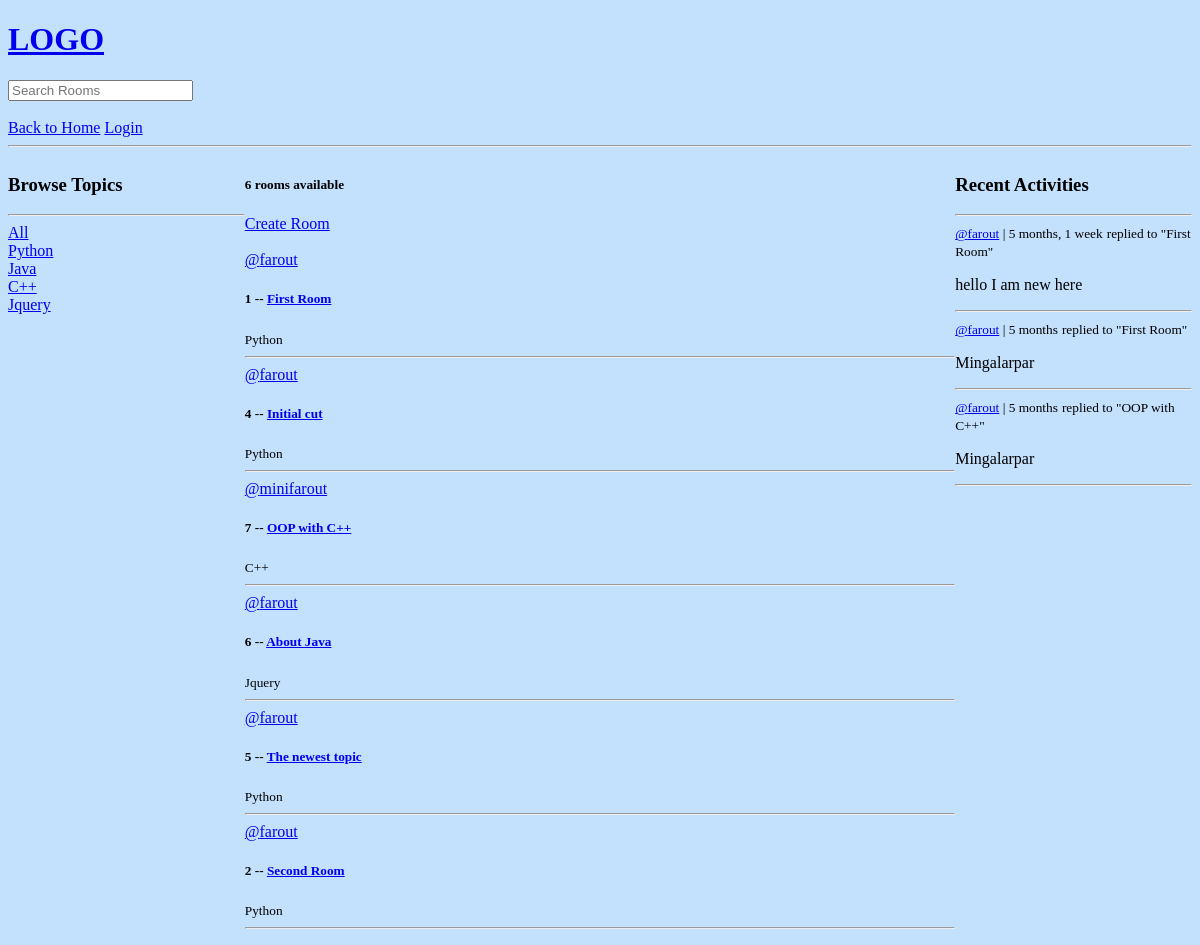
/, run on an earlier commit of the app's database.
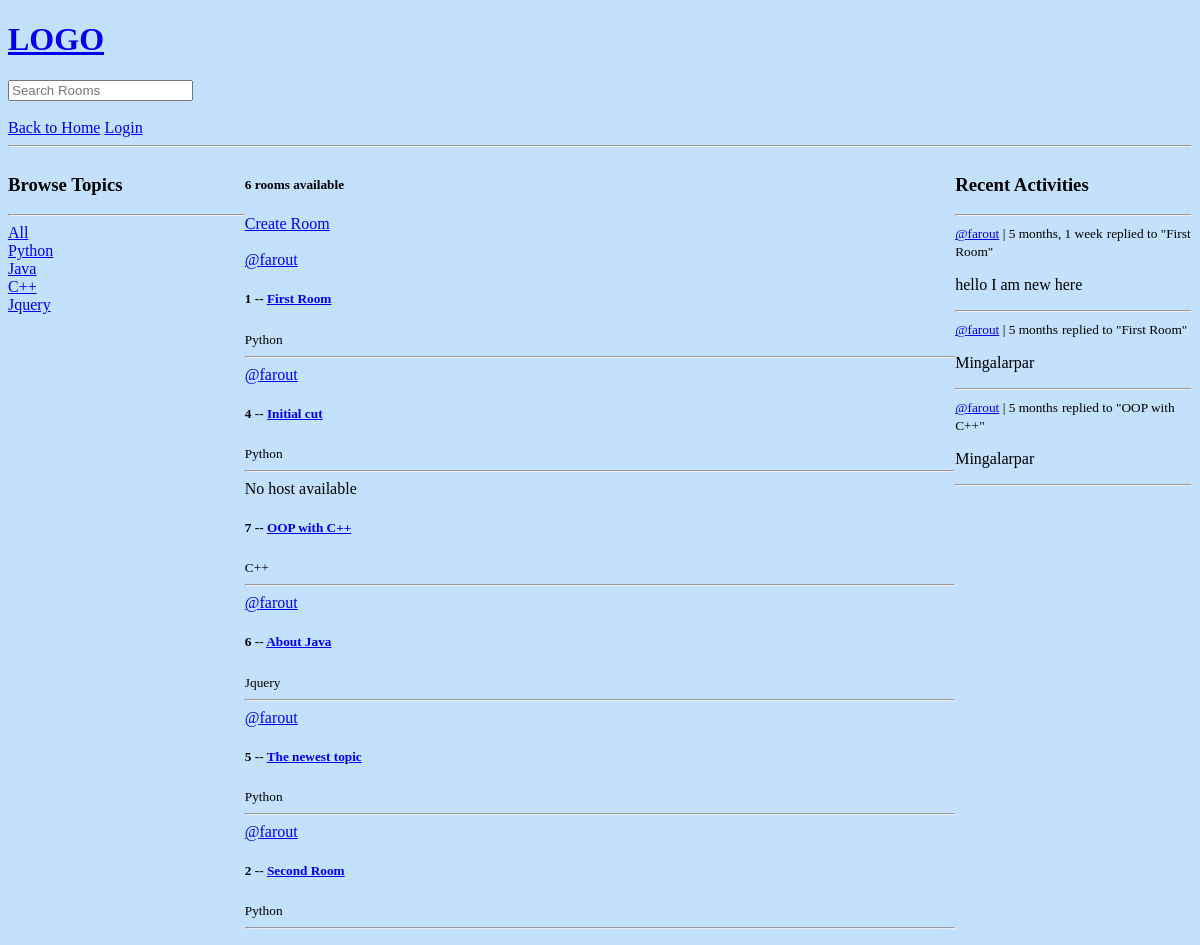
And on a later commit of the database.
### base/models.py (models this page shows, shortened)
class Room(models.Model):
    host = models.ForeignKey(User, on_delete=models.SET_NULL, null=True)
    topic = models.ForeignKey(Topic, on_delete=models.SET_NULL, null=True)
    name = models.CharField(max_length=200)
    description = models.TextField(null=True, blank=True)
    participants = models.ManyToManyField(User, related_name='participants', blank=True) # this will create a new column in the database table called participants which will be a many to many field.
    updated = models.DateTimeField(auto_now=True)
    created = models.DateTimeField(auto_now_add=True)
    class Meta:
        ordering = ['-updated', '-created'] # this can be use in both query set and in model (- means inverted)
    def __str__(self) -> str:
        return self.name

class Topic(models.Model):
    name = models.CharField(max_length=200)

### base/views.py (the view)
# urls.py: path('', views.home, name='home'),
def home(request):
    q = request.GET.get('q') if request.GET.get('q') != None else ''
    rooms = Room.objects.filter( # dynamic search
        Q(topic__name__icontains = q) |
        Q(name__icontains = q) |
        Q(description__icontains = q)
        )
    room_count = rooms.count()
    topics = Topic.objects.all()
    room_messages = Message.objects.filter(Q(room__topic__name__icontains = q))
    context = {
        'rooms': rooms,
        'topics': topics,
        'room_count': room_count,
        'room_messages': room_messages,
    }
    return render(request, 'base/home.html', context)

### base/models.py (called while the page is built)
    def __str__(self) -> str:
        return self.body[0:50]

### base/templates/base/home.html (shortened to what this page needs)
<!DOCTYPE html>
<html lang="en">
<head>
</head>
<body>
    {% extends "main.html" %}
    {% block content %}
        <div class="home-container">
            <div>
                {% include "base/topic_component.html" %}
            </div>
            <div>
            <h5>{{room_count}} rooms available</h5>
            <a href="{% url 'createRoom' %}">Create Room</a> <br><br>
                <div>
                    {% include "base/feed_component.html" %}
                </div>
            </div>
            <div>
                {% include "base/activity_component.html" %}
            </div>
        </div>
    {% endblock content %}

### base/templates/base/feed_component.html (shortened to what this page needs)
{% for room in rooms %}
    <div>
        {% if room.host %}
            <a href="{% url 'user-profile' room.host.id %}">@{{room.host.username}}</a>
        {% else %}
            <span>No host available</span>
        {% endif %}
        <h5>{{ room.id }} -- <a href="{% url 'room' room.id %}">{{ room.name }}</a></h5>
        <small>{{ room.topic.name }}</small>
        <hr>
    </div>
{% endfor %}

What changed in the data, as far as the page shows it:
changed Room "OOP with C++": host.username "minifarout" → (not shown); host_id "@" → "No host available"
